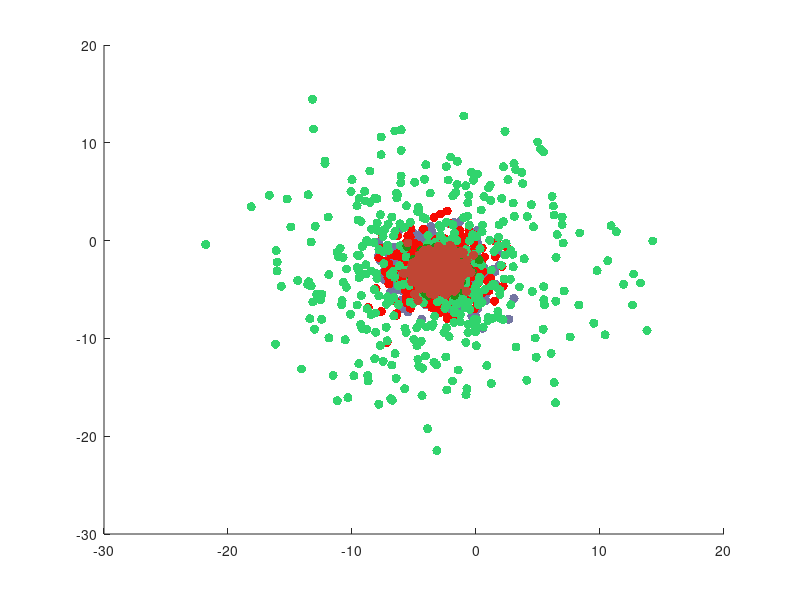

Write the MATLAB code that produced this figure.
% functions to generate data and labels
f = @() randn(400,2) * randi(6) - 3;
l = @(a) ones(400,1) + a;
Z = [f();f();f();f();f()];
labs = [l(-1); l(0); l(1); l(2); l(3)];
figure
hold on
% plot data ourlined
arrayfun(@(a) plot(Z(labs==a,1), Z(labs==a,2), '.', ...
    'color', rand(1,3), 'markersize', 20), 0:4)
